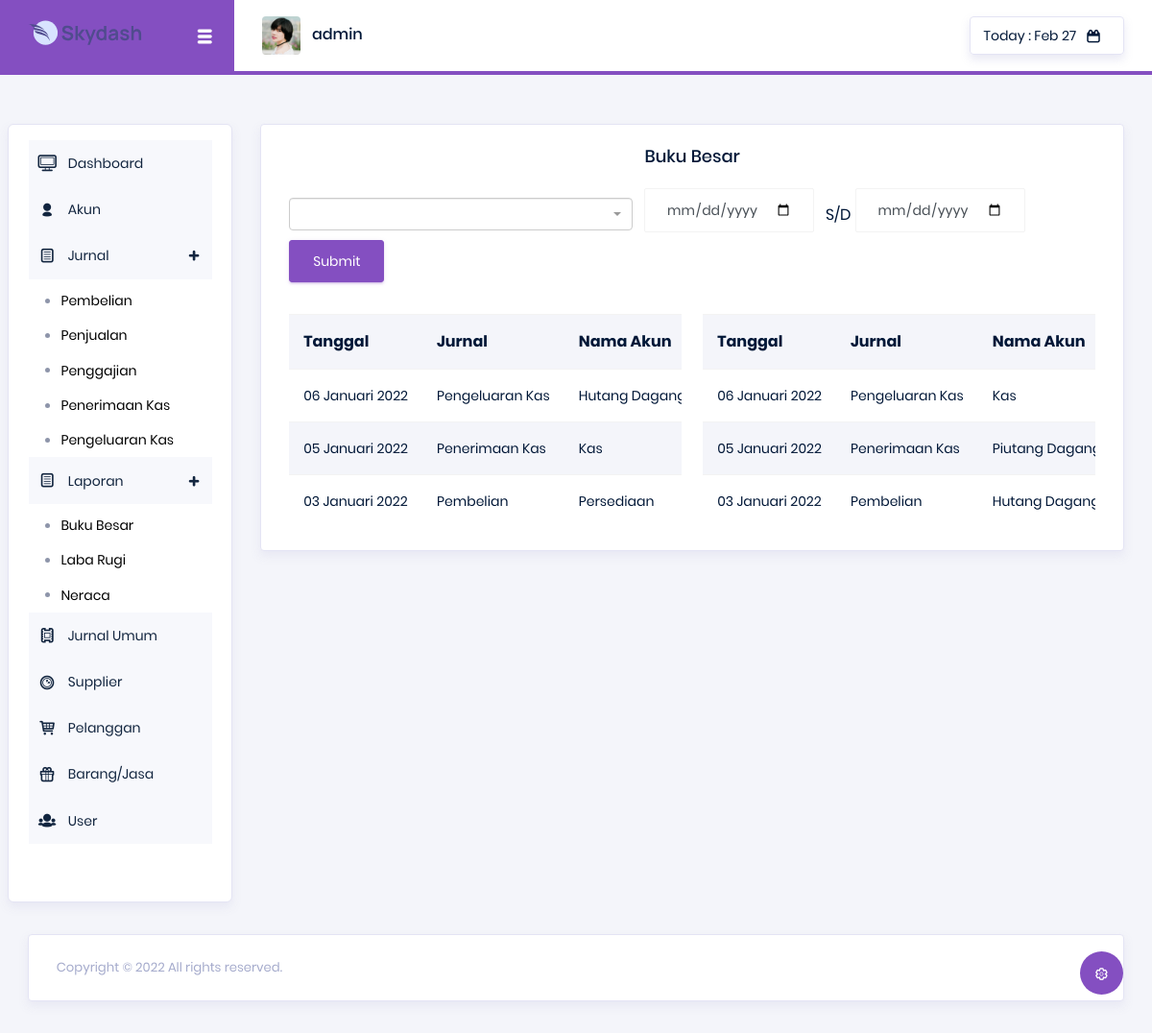
/index.php?menu=bukubesar (signed in), run on an earlier commit of the app's database.
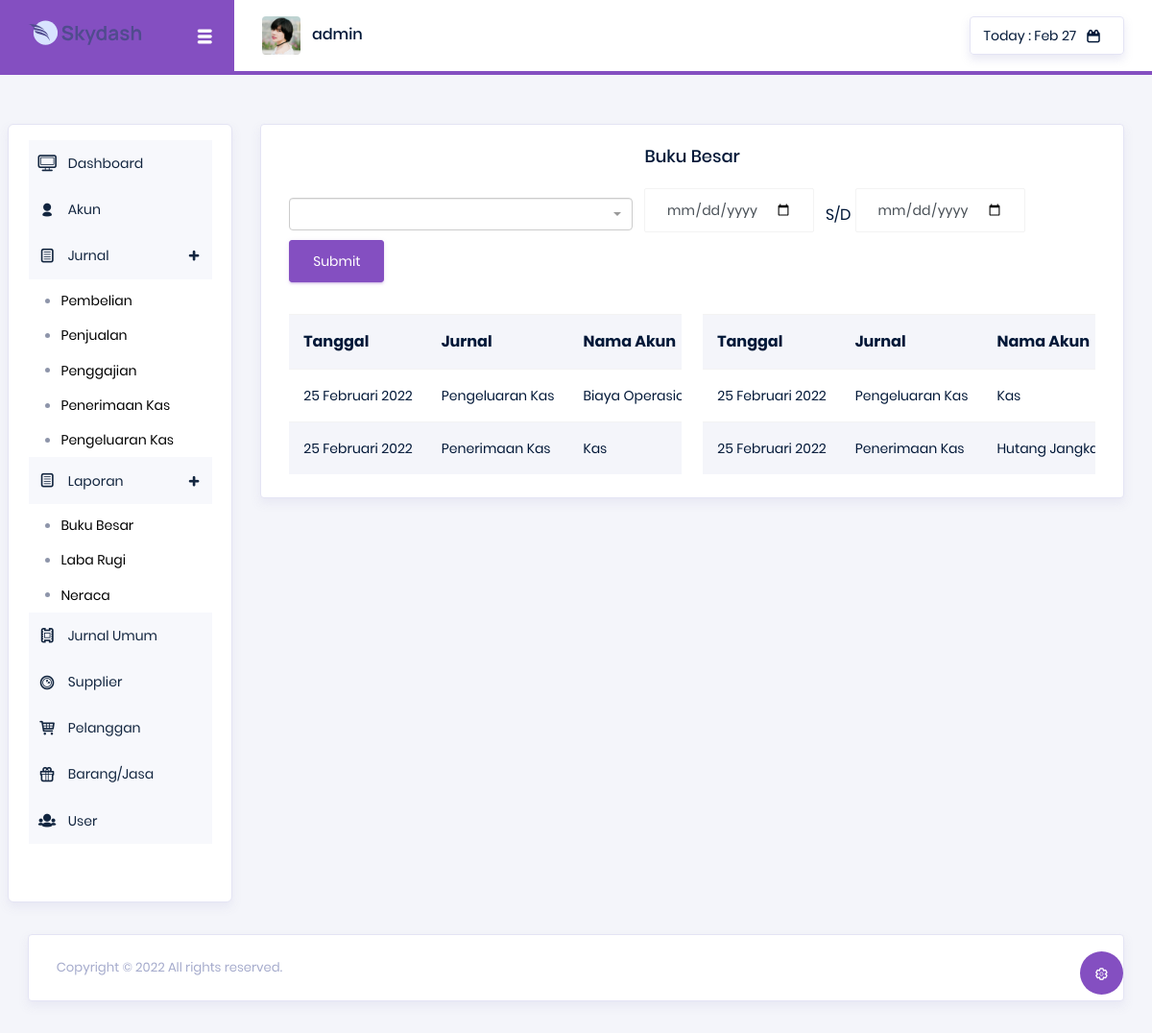
And on a later commit of the database.
### tables this page shows
CREATE TABLE `jurnalumum` (
  `id` int NOT NULL,
  `kode_jurnal` varchar(10) NOT NULL,
  `tgl_pembelian` date NOT NULL,
  `jurnal` varchar(100) NOT NULL,
  `no_akun` int NOT NULL,
  `akun_debit` varchar(100) NOT NULL,
  `total_debit` int NOT NULL,
  `no_kredit` int NOT NULL,
  `akun_kredit` varchar(100) NOT NULL,
  `total_kredit` int NOT NULL,
  `keterangan` text NOT NULL
);

### config/fungsi.php (called while the page is built)
<?php
function tgl_indo($tanggal){
	$bulan = array (
		1 =>   'Januari',
		'Februari',
		'Maret',
		'April',
		'Mei',
		'Juni',
		'Juli',
		'Agustus',
		'September',
		'Oktober',
		'November',
		'Desember'
	);
	$pecahkan = explode('-', $tanggal);
	return $pecahkan[2] . ' ' . $bulan[ (int)$pecahkan[1] ] . ' ' . $pecahkan[0];
}

### pages/bukubesar.php (the view, shortened to what this page needs)
<?php
$akun = $_POST['akun'] ?? '';
$tgl1 = $_POST['tanggal1'] ?? '';
$tgl2 = $_POST['tanggal2'] ?? '';
?>
<div class="main-panel">
    <div class="content-wrapper">
        <div class="row">
            <div class="col-lg-12 grid-margin stretch-card">
                <div class="card">
                    <div class="card-body">
                        <h4 class="card-title"><center>Buku Besar</center></h4>
                        <form class="form-inline" action="<?php $_SERVER['PHP_SELF'] ?>" method="POST">
                                <input type="date" name="tanggal1" class="form-control mb-2 mr-sm-2" id="exampleInputName1" value="<?php echo $tgl1 ?? '' ?>">
                                &nbsp;S/D&nbsp;
                                <input type="date" name="tanggal2" class="form-control mb-2 mr-sm-2" id="exampleInputName1" value="<?php echo $tgl2 ?? '' ?>">
                                <button type="submit" name="submit" class="btn btn-primary mb-2 mr-sm-2">Submit</button>
                        </form>
                        <br>
                        <div class="row">
                        <div class="col-md-6">
                            <div class="table-responsive">
                                <table class="table table-striped">
                                    <tr>
                                        <th>Tanggal</th>
                                        <th>Jurnal</th>
                                        <th>Nama Akun</th>
                                    </tr>
                                    <?php
                                    if($akun){
                                        $pecah = explode('-',$akun);
                                        $akuns = "WHERE akun_debit = '$pecah[1]'";
                                        if($tgl1){
                                            $tanggal1 = "AND tgl_pembelian >= '$tgl1' ";
                                        }else{
                                            $tanggal1 = "";
                                        }
                                        if($tgl2){
                                            $tanggal2 = "AND tgl_pembelian <= '$tgl2'";
                                        }else{
                                            $tanggal2 = "";
                                        }
                                    }else{
                                        $akuns = "";
                                        if($tgl1){
                                            $tanggal1 = "WHERE tgl_pembelian >= '$tgl1' ";
                                        }else{
                                            $tanggal1 = "";
                                        }
                                        if($tgl2){
                                            $tanggal2 = "AND tgl_pembelian <= '$tgl2'";
                                        }else{
                                            $tanggal2 = "";
                                        }
                                    }
                                    $filter = $akuns.$tanggal1.$tanggal2;
                                    $sql = mysqli_query($koneksi, "SELECT * FROM jurnalumum ".$filter." ORDER BY tgl_pembelian DESC") or die(mysqli_error());
                                    while ($data = mysqli_fetch_array($sql)){
                                        $total_debit = "Rp " . number_format($data["total_debit"],2,',','.');
                                        echo"
                                            <tr>
                                                <td>".tgl_indo($data['tgl_pembelian'])."</td>
                                                <td>$data[jurnal]</td>
                                                <td>$data[akun_debit]</td>
                                                <td>$total_debit</td>
                                        </tr>";
                                    };
                                    ?>
                                </table>
                            </div>
                        </div>
                        <div class="col-md-6">
                            <div class="table-responsive">
                                <table class="table table-striped">
                                    <tr>
                                        <th>Tanggal</th>
                                        <th>Jurnal</th>
                                        <th>Nama Akun</th>
                                    </tr>
                                    <?php
                                    if($akun){
                                        $pecah = explode('-',$akun);
                                        $akunz = "WHERE akun_kredit = '$pecah[1]'";
                                        if($tgl1){
                                            $tanggal1a = " AND tgl_pembelian >= '$tgl1' ";
                                        }else{
                                            $tanggal1a = "";
                                        }
                                        if($tgl2){
                                            $tanggal2a = "AND tgl_pembelian <= '$tgl2'";
                                        }else{
                                            $tanggal2a = "";
                                        }
                                    }else{
                                        $akunz = "";
                                        if($tgl1){
                                            $tanggal1a = "WHERE tgl_pembelian >= '$tgl1' ";
                                        }else{
                                            $tanggal1a = "";
                                        }
                                        if($tgl2){
                                            $tanggal2a = "AND tgl_pembelian <= '$tgl2'";
                                        }else{
                                            $tanggal2a = "";
                                        }
                                    }
                                    $filter2 = $akunz.$tanggal1a.$tanggal2a;
                                    $sql = mysqli_query($koneksi, "SELECT * FROM jurnalumum ".$filter2." ORDER BY tgl_pembelian DESC") or die(mysqli_error());
                                    while ($data = mysqli_fetch_array($sql)){
                                        $total_kredit = "Rp " . number_format($data["total_kredit"],2,',','.');
                                        echo"
                                            <tr>
                                                <td>".tgl_indo($data['tgl_pembelian'])."</td>
                                                <td>$data[jurnal]</td>
                                                <td>$data[akun_kredit]</td>
                                                <td>$total_kredit</td>
                                        </tr>";
                                    };
                                    ?>
                                </table>
                            </div>
                        </div>
                                </div>
                        </div>
                    </div>
                </div>
            </div>
        </div>
    </div>
</div>

### index.php (shortened to what this page needs)
<?php
include "config/koneksi.php";
include "config/fungsi.php";
if ($_SESSION['admin']) {
	include('partials/header.php');
} else {
    header("location:login.php");
}
?>
<?php
include('partials/menu.php');
if(isset($_GET['menu']) AND is_file('pages/'.$_GET['menu']. '.php'))
	if ($_SESSION['admin'] == 'manager') {
		if($_GET['menu'] == 'bukubesar'){
			require_once 'pages/bukubesar.php';
		}else{
			require_once 'pages/jurnalumum.php';
		}
	}else{
		require_once 'pages/'. $_GET['menu'] . '.php';
	}
else require_once 'pages/konten.php';
?>
<?php
include('partials/footer.php');
?>

### partials/header.php (shortened to what this page needs)
<!DOCTYPE html>
<html lang="en">
<head>
  <link rel="stylesheet" href="vendors/typicons/typicons.css">
  <link rel="stylesheet" href="vendors/css/vendor.bundle.base.css">
  <link rel="stylesheet" href="css/vertical-layout-light/style.css">
  <link href="vendors/select2/css/select2.css" rel="stylesheet" />
  <link href="vendors/select2/css/select2-bootstrap.css" rel="stylesheet" />
</head>

### partials/menu.php (shortened to what this page needs)
<body>
  <div class="container-scroller">
    <nav class="navbar col-lg-12 col-12 p-0 fixed-top d-flex flex-row">
      <div class="navbar-brand-wrapper d-flex justify-content-center">
        <div class="navbar-brand-inner-wrapper d-flex justify-content-between align-items-center w-100">
          <a class="navbar-brand brand-logo" href="index.php"><img src="images/logo.svg" alt="logo"/></a>
          <button class="navbar-toggler navbar-toggler align-self-center" type="button" data-toggle="minimize">
            <span class="typcn typcn-th-menu"></span>
          </button>
        </div>
      </div>
      <div class="navbar-menu-wrapper d-flex align-items-center justify-content-end">
        <ul class="navbar-nav mr-lg-2">
          <li class="nav-item nav-profile dropdown">
            <a class="nav-link" href="#" data-toggle="dropdown" id="profileDropdown">
              <img src="images/faces/face5.jpg" alt="profile"/>
              <span class="nav-profile-name"><?php echo $_SESSION['admin']; ?></span>
            </a>
          </li>
        </ul>
        <ul class="navbar-nav navbar-nav-right">
          <li class="nav-item nav-date dropdown">
            <a class="nav-link d-flex justify-content-center align-items-center" href="javascript:;">
              <h6 class="date mb-0">Today : <?php echo date('M d')?></h6>
              <i class="typcn typcn-calendar"></i>
            </a>
          </li>
        </ul>
      </div>
    </nav>
    <div class="container-fluid page-body-wrapper">
      <div class="theme-setting-wrapper">
        <div id="settings-trigger"><i class="typcn typcn-cog-outline"></i></div>
      </div>
      <nav class="sidebar sidebar-offcanvas" id="sidebar">
        <ul class="nav">
          <?php
            if($_SESSION['admin'] == 'admin') {
          ?>
          <li class="nav-item">
            <a class="nav-link" href="index.php">
              <i class="typcn typcn-device-desktop menu-icon"></i>
              <span class="menu-title">Dashboard</span>
            </a>
          </li>
          <li class="nav-item">
            <a class="nav-link" href="index.php?menu=akun">
              <i class="typcn typcn-user menu-icon"></i>
              <span class="menu-title">Akun</span>
            </a>
          </li>
          <li class="nav-item">
            <a class="nav-link" data-toggle="collapse" href="#ui-basic" aria-expanded="false" aria-controls="ui-basic">
              <i class="typcn typcn-document-text menu-icon"></i>
              <span class="menu-title">Jurnal</span>
              <i class="menu-arrow"></i>
            </a>
            <div class="collapse" id="ui-basic">
              <ul class="nav flex-column sub-menu">
                <li class="nav-item"> <a class="nav-link" href="index.php?menu=jurnalpembelian">Pembelian</a></li>
                <li class="nav-item"> <a class="nav-link" href="index.php?menu=jurnalpenjualan">Penjualan</a></li>
                <li class="nav-item"> <a class="nav-link" href="index.php?menu=jurnalpenggajian">Penggajian</a></li>
                <li class="nav-item"> <a class="nav-link" href="index.php?menu=jurnalkas">Penerimaan Kas</a></li>
                <li class="nav-item"> <a class="nav-link" href="index.php?menu=jurnalpengeluaran">Pengeluaran Kas</a></li>
              </ul>
            </div>
          </li>
          <li class="nav-item">
            <a class="nav-link" data-toggle="collapse" href="#ui-basic2" aria-expanded="false" aria-controls="ui-basic">
              <i class="typcn typcn-document-text menu-icon"></i>
              <span class="menu-title">Laporan</span>
              <i class="menu-arrow"></i>
            </a>
            <div class="collapse" id="ui-basic2">
              <ul class="nav flex-column sub-menu">
                <li class="nav-item"> <a class="nav-link" href="index.php?menu=bukubesar">Buku Besar</a></li>
                <li class="nav-item"> <a class="nav-link" href="index.php?menu=labarugi">Laba Rugi</a></li>
                <li class="nav-item"> <a class="nav-link" href="index.php?menu=neraca">Neraca</a></li>
              </ul>
            </div>
          </li>
          <li class="nav-item">
            <a class="nav-link" href="index.php?menu=jurnalumum">
              <i class="typcn typcn-film menu-icon"></i>
              <span class="menu-title">Jurnal Umum</span>
            </a>
          </li>
          <li class="nav-item">
            <a class="nav-link" href="index.php?menu=supplier">
              <i class="typcn typcn-time menu-icon"></i>
              <span class="menu-title">Supplier</span>
            </a>
          </li>
          <li class="nav-item">
            <a class="nav-link" href="index.php?menu=pelanggan">
              <i class="typcn typcn-shopping-cart menu-icon"></i>
              <span class="menu-title">Pelanggan</span>
            </a>
          </li>
          <li class="nav-item">
            <a class="nav-link" href="index.php?menu=barang">
              <i class="typcn typcn-gift menu-icon"></i>
              <span class="menu-title">Barang/Jasa</span>
            </a>
          </li>
          <li class="nav-item">
            <a class="nav-link" href="index.php?menu=user">
              <i class="typcn typcn-group menu-icon"></i>
              <span class="menu-title">User</span>
            </a>
          </li>
          <?php } ?>
        </ul>
      </nav>

### partials/footer.php (shortened to what this page needs)
   <footer class="footer">
            <div class="card">
                <div class="card-body">
                    <div class="d-sm-flex justify-content-center justify-content-sm-between">
                        <span class="text-muted text-center text-sm-left d-block d-sm-inline-block">Copyright © 2022 All rights reserved.</span>
                    </div>
                </div>
            </div>
        </footer>
      </div>
</body>
</html>

What changed in the data, as far as the page shows it:
removed jurnalumum: tgl_pembelian "06 Januari 2022", jurnal "Pengeluaran Kas", akun_debit "Hutang…", akun_kredit "Kas"
removed jurnalumum: tgl_pembelian "05 Januari 2022", jurnal "Penerimaan Kas", akun_debit "Kas", akun_kredit "Piutang…"
removed jurnalumum: tgl_pembelian "03 Januari 2022", jurnal "Pembelian", akun_debit "Persediaan", akun_kredit "Hutang…"
added jurnalumum: tgl_pembelian "25 Februari 2022", jurnal "Pengeluaran Kas", akun_debit "Biaya…", akun_kredit "Kas"
added jurnalumum: tgl_pembelian "25 Februari 2022", jurnal "Penerimaan Kas", akun_debit "Kas", akun_kredit "Hutang…"
